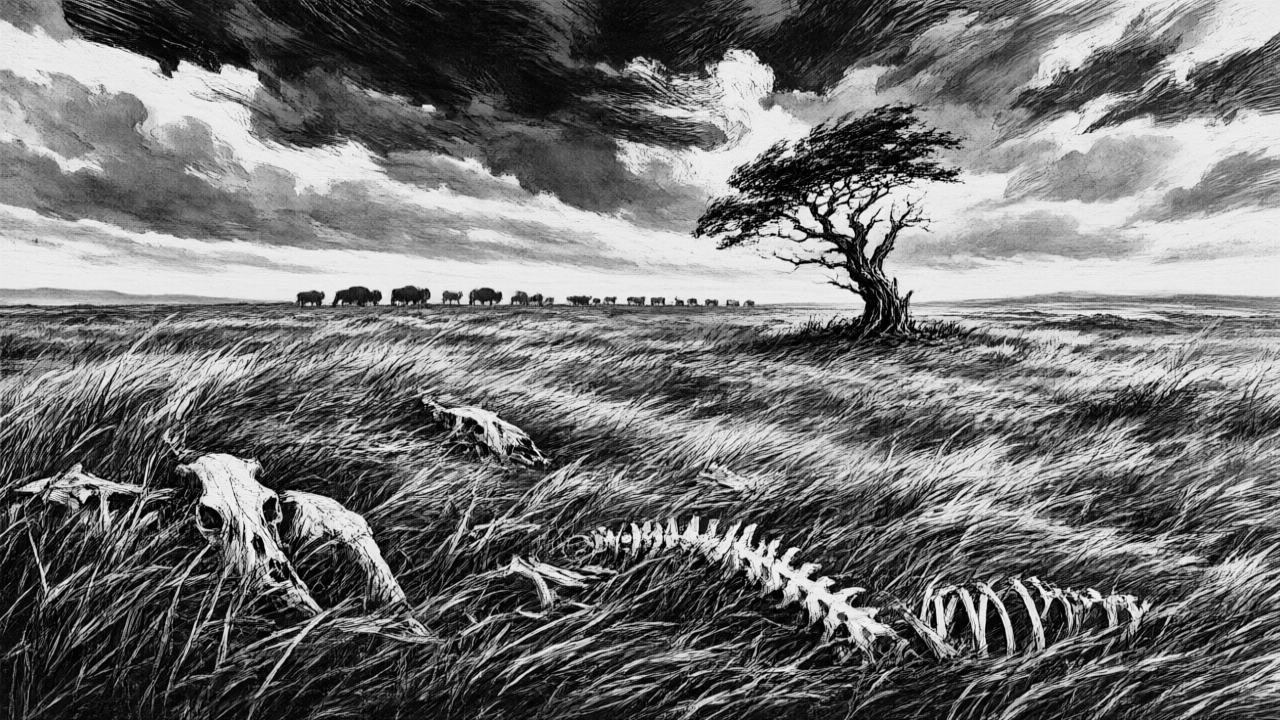
#> input picture 孤屿遗章-游戏 - 发布/assets/img/grassland.png, 1280 x 720 px, found by its file name
$ python _preview_rain.py
#> lines starting #> are read from the running program, lines starting #| are printed output that depends on the picture
# 模拟"旧密排雨丝"和"新短雨丝"在场景上的效果对比
from PIL import Image, ImageDraw

SRC = r"C:\Users\34297\Desktop\孤屿遗章\孤屿遗章-游戏 - 发布\assets\img\grassland.png"
OUT = r"C:\Users\34297\Desktop\孤屿遗章\归档\素材实验\_map_wide\rain_compare.png"
W, H = 1100, 620

base = Image.open(SRC).convert("RGB").resize((W, H))
base = base.point(lambda v: int(v * 0.92))          # 雨天压暗一点
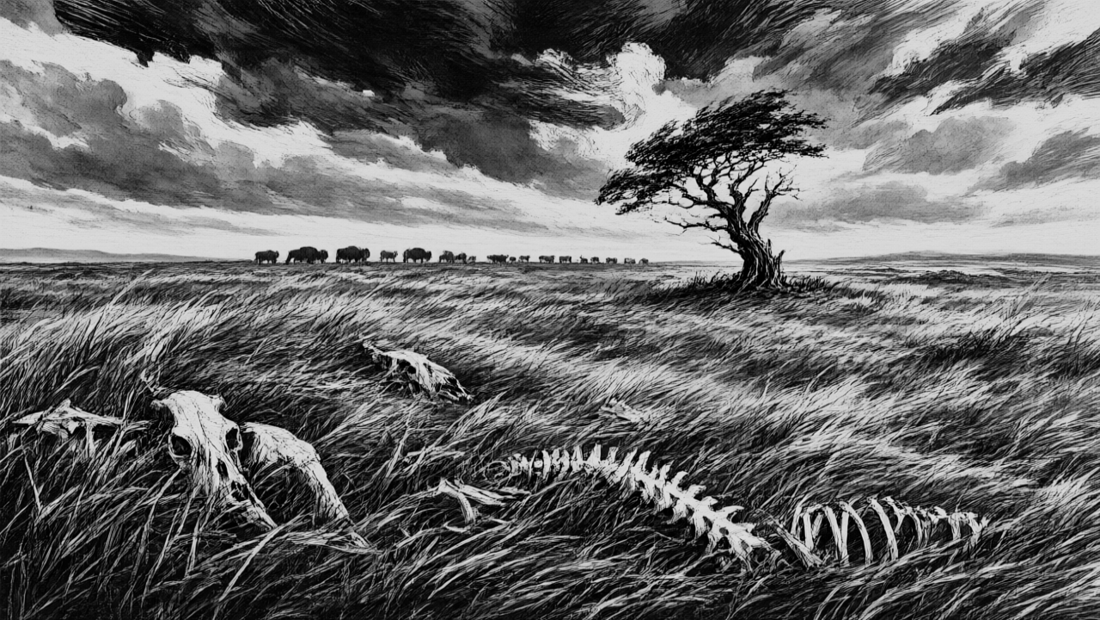
#> base: PIL image 1100x620 RGB; min 0, max 229, mean 104.1

# ---- 旧：密排等距直线（每 9px 一条，贯穿整屏）----
old = base.copy()
d = ImageDraw.Draw(old, "RGBA")
for x in range(-H, W + H, 9):
    d.line([(x, 0), (x - 90, H)], fill=(220, 228, 240, 60), width=1)
for x in range(-H, W + H, 14):
    d.line([(x, 0), (x - 110, H)], fill=(234, 230, 218, 36), width=1)

# ---- 新：220×420 的短线贴图（每条 18~26px、位置随机），按 rainfall 循环平铺 ----
new = base.copy()
d2 = ImageDraw.Draw(new, "RGBA")
tile = [(30,20,24,44),(96,60,90,86),(168,16,161,40),(58,120,51,146),(140,150,134,175),
        (200,200,193,224),(24,250,18,276),(110,300,103,326),(176,350,169,376),(70,395,64,419),
        (150,240,144,266),(44,330,38,356)]
for ox in range(-220, W + 220, 220):
    for oy in range(-420, H + 420, 420):
        for (x1, y1, x2, y2) in tile:
            d2.line([(ox + x1, oy + y1), (ox + x2, oy + y2)], fill=(226, 234, 248, 140), width=2)
# 第二层（更大更淡）
tile2 = [(40,60,34,84),(210,140,204,164),(120,260,114,284),(280,340,274,364),(80,460,74,484),(240,560,234,584)]
for ox in range(-340, W + 340, 340):
    for oy in range(-640, H + 640, 640):
        for (x1, y1, x2, y2) in tile2:
            d2.line([(ox + x1, oy + y1), (ox + x2, oy + y2)], fill=(234, 230, 218, 70), width=2)

sheet = Image.new("RGB", (W * 2 + 30, H + 30), (20, 20, 18))
sheet.paste(old, (10, 10))
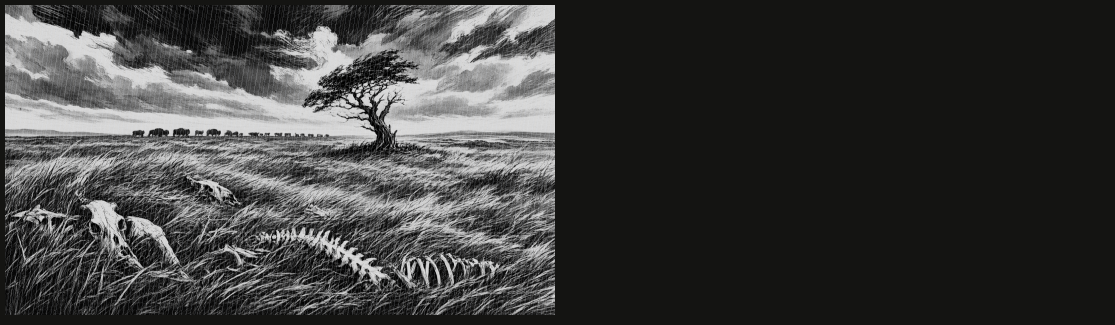
#> sheet: PIL image 2230x650 RGB (shown at 1/2 size); mean R, G, B 61.6, 61.7, 60.7
sheet.paste(new, (W + 20, 10))
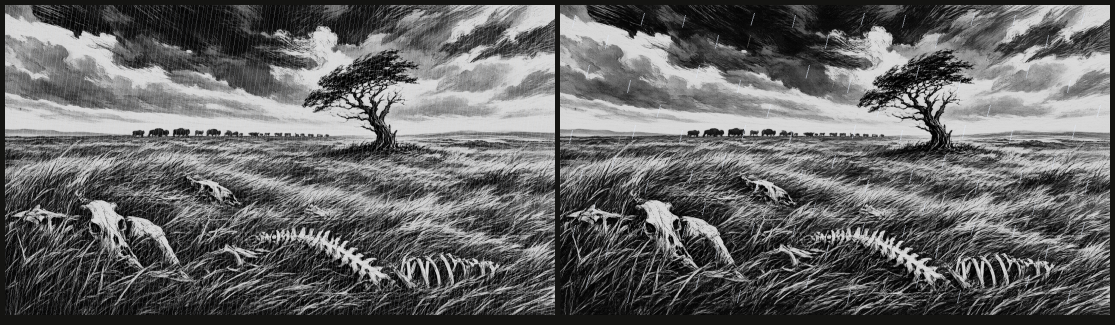
#> sheet: PIL image 2230x650 RGB (shown at 1/2 size); mean R, G, B 101.4, 101.5, 101.5
sheet.save(OUT)
print("OK", OUT, sheet.size)
#| OK C:\Users\34297\Desktop\孤屿遗章\归档\素材实验\_map_wide\rain_compare.png (2230, 650)

$ run again, with 孤屿遗章-游戏 - 发布/assets/img/atlantis_map.png copied over 孤屿遗章-游戏 - 发布/assets/img/grassland.png
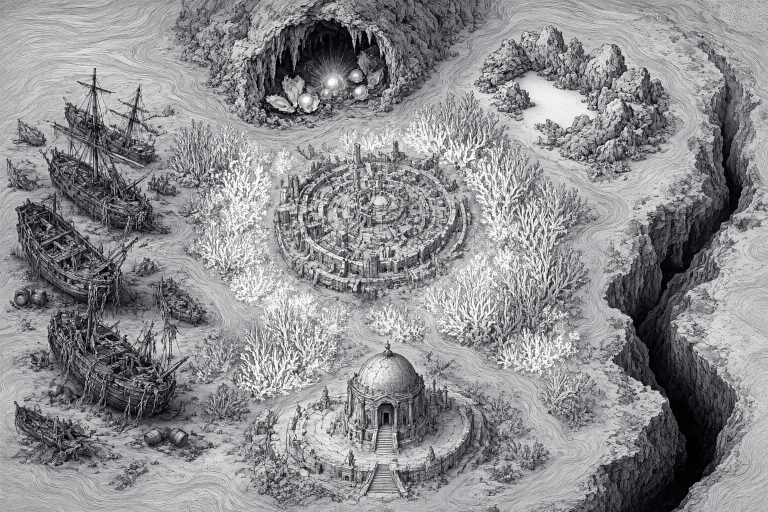
#> input picture 孤屿遗章-游戏 - 发布/assets/img/atlantis_map.png, 1536 x 1024 px, found by its file name (shown at 1/2 size)
#> `base = Image.open(SRC).convert("RGB").resize((W, H))`:
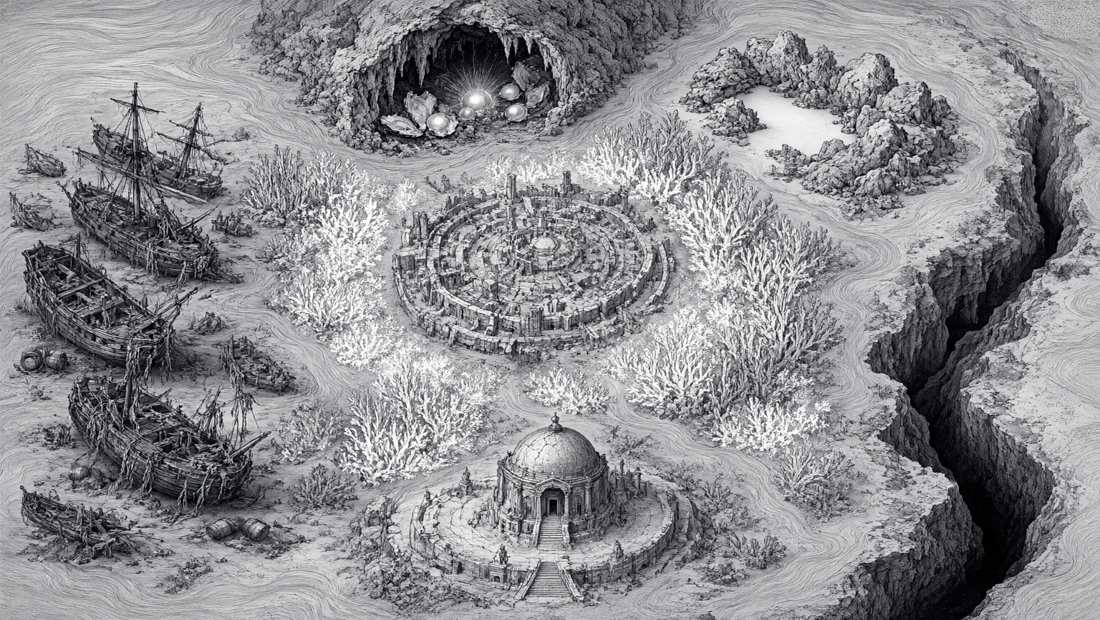
#> base: PIL image 1100x620 RGB; mean R, G, B 140.4, 140.9, 143.2
#> `sheet.paste(new, (W + 20, 10))`:
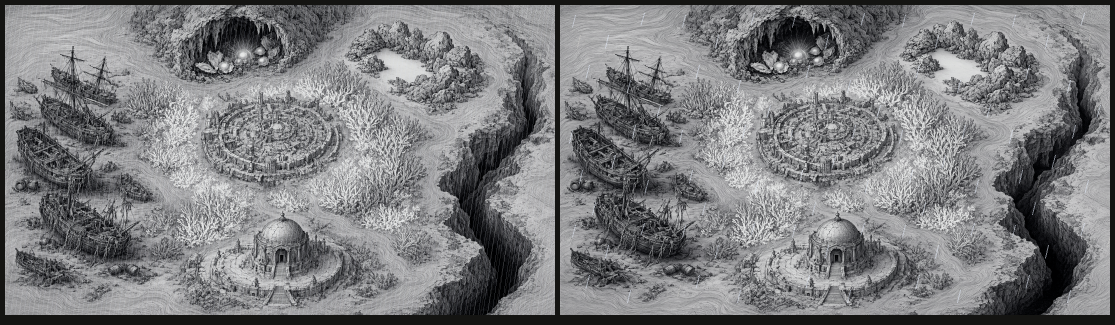
#> sheet: PIL image 2230x650 RGB (shown at 1/2 size); mean R, G, B 124.1, 124.6, 126.5
#| OK C:\Users\34297\Desktop\孤屿遗章\归档\素材实验\_map_wide\rain_compare.png (2230, 650)

$ run again, with 孤屿遗章-游戏 - 发布/assets/img/bamboo.png copied over 孤屿遗章-游戏 - 发布/assets/img/grassland.png
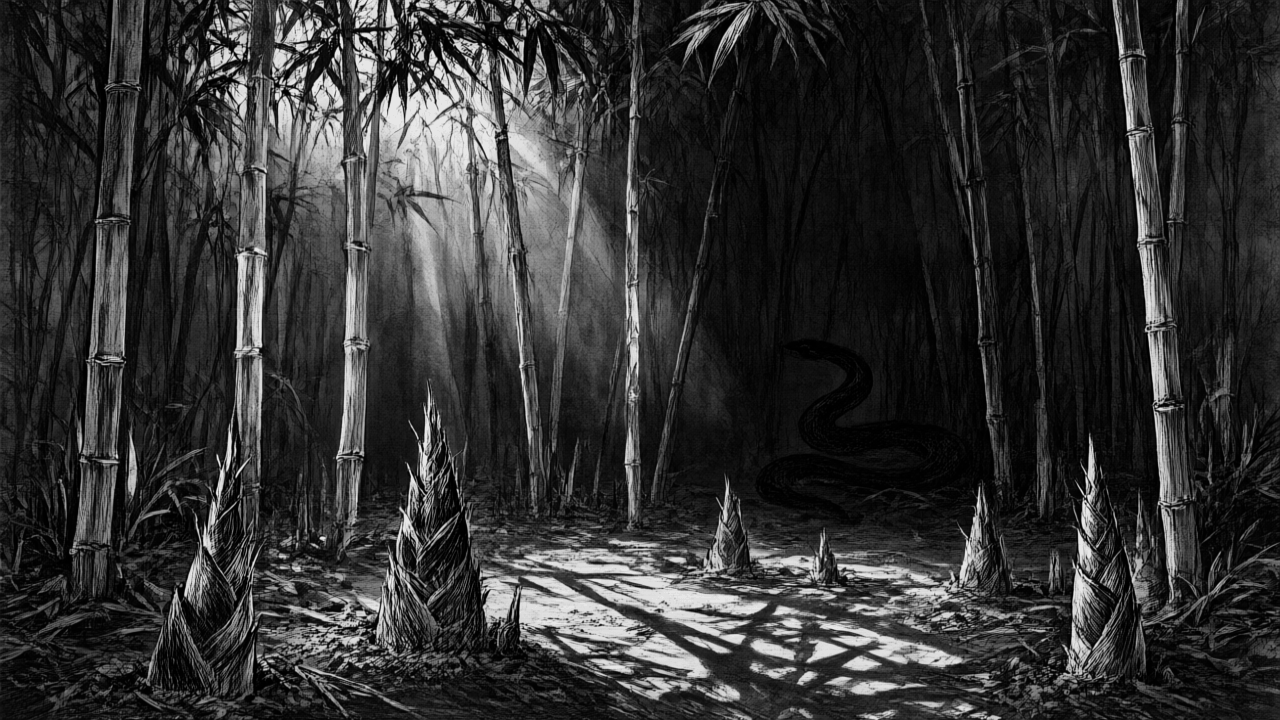
#> input picture 孤屿遗章-游戏 - 发布/assets/img/bamboo.png, 1280 x 720 px, found by its file name
#> `sheet.paste(old, (10, 10))`:
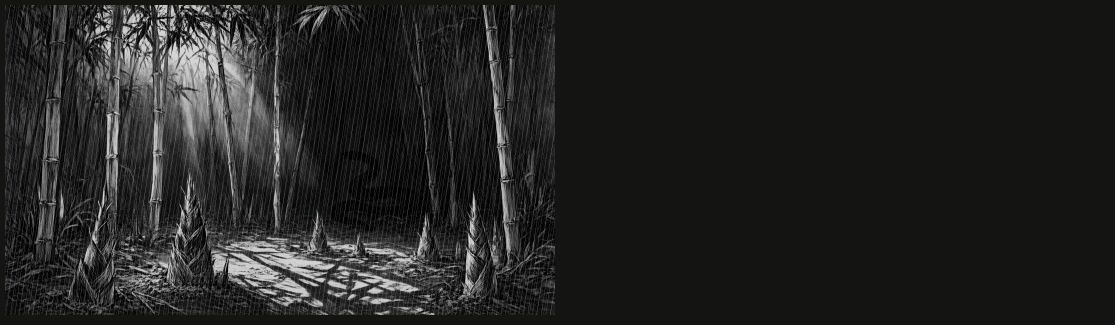
#> sheet: PIL image 2230x650 RGB (shown at 1/2 size); mean R, G, B 35.4, 35.4, 34.5
#> `sheet.paste(new, (W + 20, 10))`:
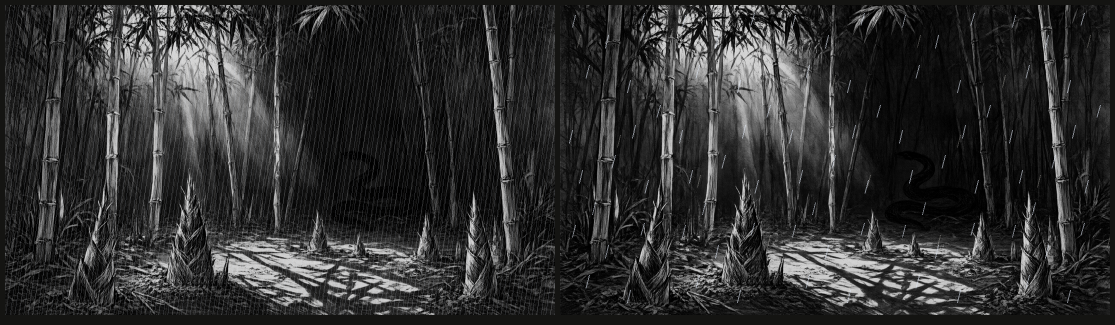
#> sheet: PIL image 2230x650 RGB (shown at 1/2 size); mean R, G, B 48, 48.1, 48.1
#| OK C:\Users\34297\Desktop\孤屿遗章\归档\素材实验\_map_wide\rain_compare.png (2230, 650)

$ run again, with 孤屿遗章-游戏 - 发布/assets/img/boss_pirate.png copied over 孤屿遗章-游戏 - 发布/assets/img/grassland.png
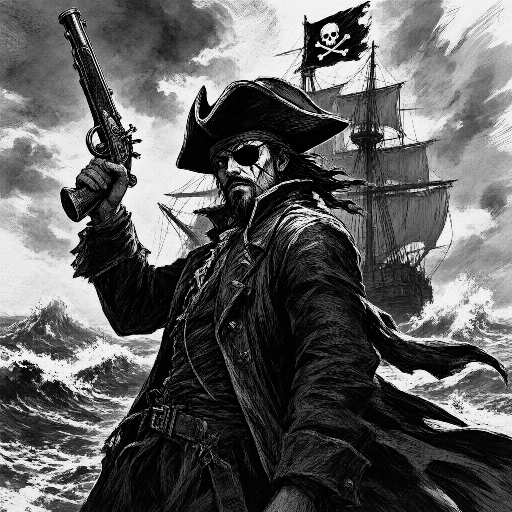
#> input picture 孤屿遗章-游戏 - 发布/assets/img/boss_pirate.png, 512 x 512 px, found by its file name
#> `base = Image.open(SRC).convert("RGB").resize((W, H))`:
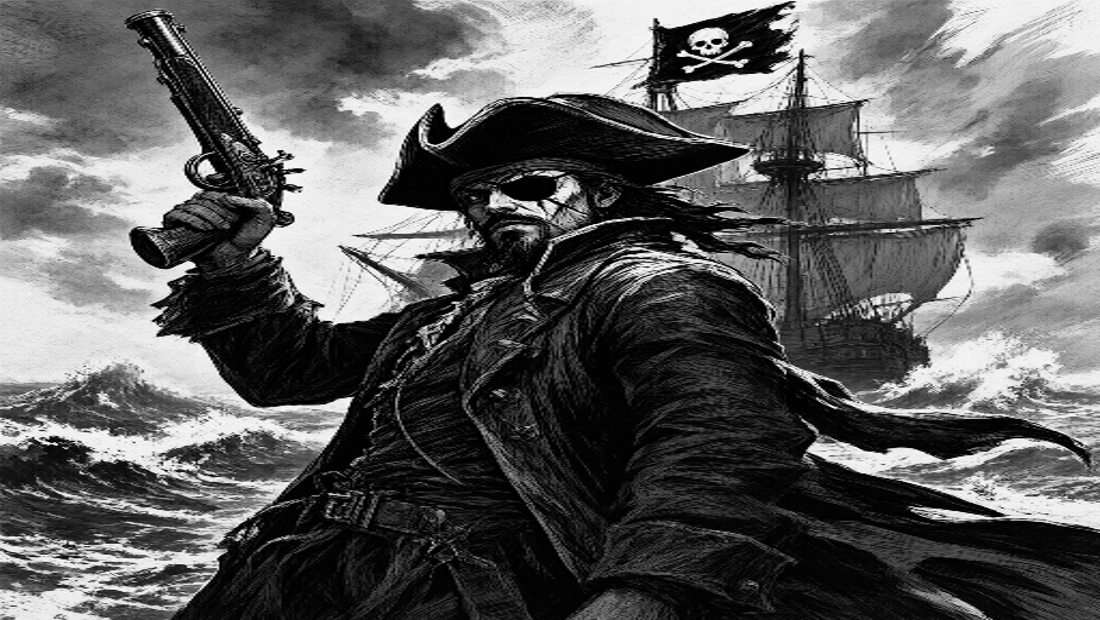
#> base: PIL image 1100x620 RGB; min 0, max 255, mean 94.8
#> `sheet.paste(new, (W + 20, 10))`:
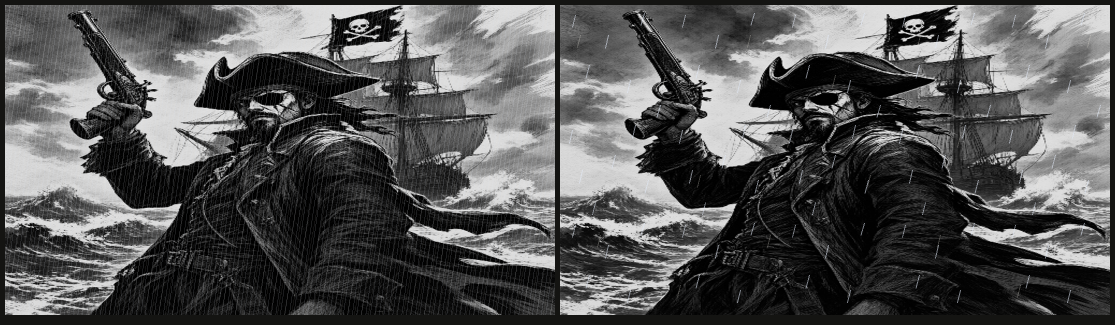
#> sheet: PIL image 2230x650 RGB (shown at 1/2 size); mean R, G, B 85.4, 85.4, 85.4
#| OK C:\Users\34297\Desktop\孤屿遗章\归档\素材实验\_map_wide\rain_compare.png (2230, 650)
